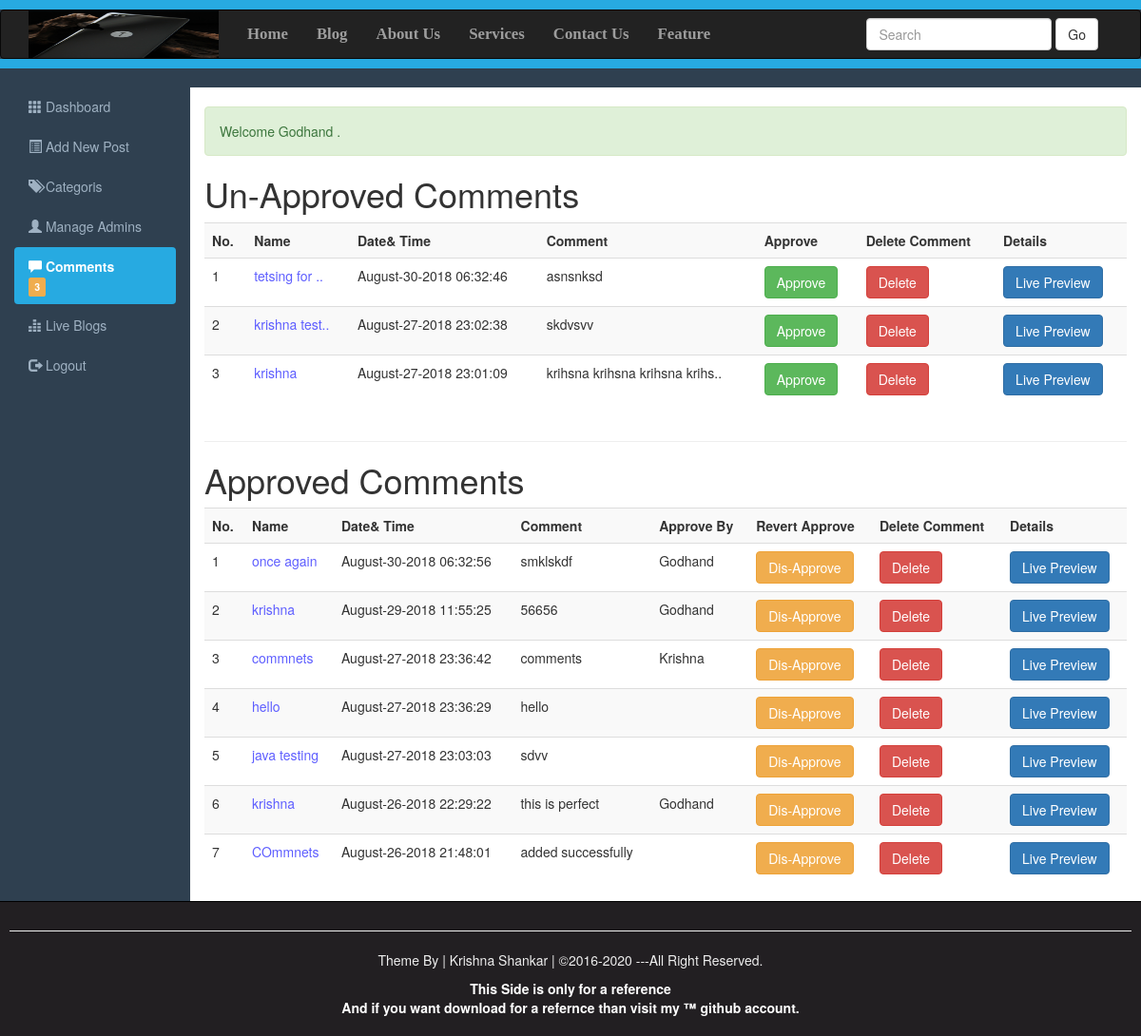
Page /Comments.php (signed in) on the committed database.
### tables this page shows
CREATE TABLE `comment` (
  `id` int(10) NOT NULL,
  `datetime` varchar(50) NOT NULL,
  `name` varchar(200) NOT NULL,
  `email` varchar(200) NOT NULL,
  `comment` varchar(500) NOT NULL,
  `approvedby` varchar(200) NOT NULL,
  `status` varchar(5) NOT NULL,
  `admin_panel_id` int(10) NOT NULL
);

### Comments.php (the view, shortened to what this page needs)
<?php require_once("Include/Sessions.php"); ?>
<?php require_once("Include/Functions.php"); ?>
<!DOCTYPE html>
<html>
<head>
	<link rel="stylesheet" type="text/css" href="css/bootstrap.min.css">
	<link rel="stylesheet" type="text/css" href="css/adminstyles.css">
</head>
<body>
<div style="height: 10px; background: #27aae1;"></div>
<nav class="navbar navbar-expand-md navbar-inverse fixed-top" role="navigation">
	<div class="container">
		<div class="navbar-header">
		<a href="Blog.php" class="navbar-brand">
			<img style="margin-top: -15px;" src="images/image1.jpg" width="200" height="50">
		</a>
		</div>
		<div class="collapse navbar-collapse" id="collapse">
		<ul class="nav navbar-nav">
			<li class="nav-item"><a href="#">Home</a></li>
			<li class="nav-item" class="active"><a href="Blog.php" target="_blank">Blog</a></li>
			<li class="nav-item"><a href="#">About Us</a></li>
			<li class="nav-item"><a href="#">Services</a></li>
			<li class="nav-item"><a href="#">Contact Us</a></li>
			<li class="nav-item"><a href="#">Feature</a></li>
		</ul>
		<form action="Blog.php" class="navbar-form navbar-right">
			<div class="form-group">
				<input class="form-control" type="text" name="Search" placeholder="Search">
			</div>
			<button class="btn btn-default" name="SearchButton">Go</button>
		</form>
		</div>
	</div>
</nav>
<div class="Line" style="height: 10px; background: #27aae1;"></div>
<br>
<div class="container-fluid">
	<div class="row">
		<div class="col-sm-2">
			<ul id="Side_Menu" class="nav nav-pills nav-stacked">
				<li><a href="dashboard.php"><span class="glyphicon glyphicon-th"></span>&nbsp;Dashboard</a></li>
				<li><a href="AddNewPost.php"><span class="glyphicon glyphicon-list-alt"></span>&nbsp;Add New Post</a></li>
				<li><a href="categories.php"><span class="glyphicon glyphicon-tags"></span>&nbsp;Categoris</a></li>
				<li><a href="Admins.php"><span class="glyphicon glyphicon-user"></span>&nbsp;Manage Admins</a></li>
				<li class="active"><a href="Comments.php"><span class="glyphicon glyphicon-comment"></span>&nbsp;Comments
					<?php
						$QueryTotalUnApproved="select count(*) from comment where status='off' ";
						$ExecuteTotalUnApproved=mysqli_query($Connection, $QueryTotalUnApproved);
						$RowsTotalUnApproved=mysqli_fetch_array($ExecuteTotalUnApproved);
						$TotalUnApproved=array_shift($RowsTotalUnApproved);
						if ($TotalUnApproved>0) {
					?>
					<span>&nbsp;&nbsp;&nbsp;&nbsp;&nbsp;&nbsp;&nbsp;&nbsp;&nbsp;&nbsp;&nbsp;</span>
					<span class="label label-warning"><?php echo $TotalUnApproved; ?></span>
					<?php } ?>
				</a></li>
				<li><a href="#"><span class="glyphicon glyphicon-equalizer"></span>&nbsp;Live Blogs</a></li>
				<li><a href="Logout.php"><span class="glyphicon glyphicon-log-out"></span>&nbsp;Logout</a></li>
			</ul>
		</div>
		<div class="col-sm-10">
			<br>
			<div><?php echo Message();
			echo SuccessMessage();
			?></div>
			<h1>Un-Approved Comments</h1>
						<div class="table-responsive">
				<table class="table table-striped table-hover">
					<tr>
						<th>No.</th>
						<th>Name</th>
						<th>Date& Time</th>
						<th>Comment</th>
						<th>Approve</th>
						<th>Delete Comment</th>
						<th>Details</th>
					</tr>
					<?php
					$Query="select * from comment where status='Off' order by datetime desc";
					$Execute=mysqli_query($Connection, $Query);
						$SrNo=0;
						while ($DataRows=mysqli_fetch_array($Execute)) {
							$CommentId=$DataRows["id"];
							$DateTimeOfComment=$DataRows["datetime"];
							$PersonName=$DataRows["name"];
							$PersonComment=$DataRows["comment"];
							$CommentedPostId=$DataRows["admin_panel_id"];
						 	$SrNo++;
							if (strlen($PersonComment)>30){$PersonComment=substr($PersonComment,0,30).'..';}
							if (strlen($PersonName)>12){$PersonName=substr($PersonName,0,12).'..';}
						 ?>
					 <tr>
					 	<td><?php echo htmlentities($SrNo); ?></td>
					 	<td style="color: #5e5eff;"><?php echo htmlentities($PersonName); ?></td>
					 	<td><?php echo htmlentities($DateTimeOfComment); ?></td>
					 	<td><?php echo htmlentities($PersonComment); ?></td>
					 	<td><a href="ApproveComments.php?id=<?php echo $CommentId; ?>">
					 	<span class="btn btn-success">Approve</span></a>
					 	</td>
					 	<td><a href="DeleteComments.php?id=<?php echo $CommentId; ?>">
					 	<span class="btn btn-danger">Delete</span></a>
					 	</td>
					 	<td><a href="FullPost.php?id=<?php echo $CommentedPostId; ?> " target="_blank">
					 	<span class="btn btn-primary">Live Preview</span></a>
					 	</td>
					 </tr>
					<?php } ?>
				</table>
			</div>
			<hr>
			<h1>Approved Comments</h1>
						<div class="table-responsive">
				<table class="table table-striped table-hover">
					<tr>
						<th>No.</th>
						<th>Name</th>
						<th>Date& Time</th>
						<th>Comment</th>
						<th>Approve By</th>
						<th>Revert Approve</th>
						<th>Delete Comment</th>
						<th>Details</th>
					</tr>
					<?php
						$Query="select * from comment where status='On' order by datetime desc";
						$Execute=mysqli_query($Connection, $Query);
						$SrNo=0;
						while ($DataRows=mysqli_fetch_array($Execute)) {
							$CommentId=$DataRows["id"];
							$DateTimeOfComment=$DataRows["datetime"];
							$PersonName=$DataRows["name"];
							$PersonComment=$DataRows["comment"];
							$ApprovedBy=$DataRows["approvedby"];
							$CommentedPostId=$DataRows["admin_panel_id"];
						 	$SrNo++;
						 ?>
					 <tr>
					 	<td><?php echo htmlentities($SrNo); ?></td>
					 	<td style="color: #5e5eff;"><?php echo htmlentities($PersonName); ?></td>
					 	<td><?php echo htmlentities($DateTimeOfComment); ?></td>
					 	<td><?php echo htmlentities($PersonComment); ?></td>
					 	<td><?php echo htmlentities($ApprovedBy); ?></td>
					 	<td><a href="DisApproveComments.php?id=<?php echo $CommentId; ?>">
					 	<span class="btn btn-warning">Dis-Approve</span></a>
					 	</td>
					 	<td><a href="DeleteComments.php?id=<?php echo $CommentId; ?>">
					 	<span class="btn btn-danger">Delete</span></a>
					 	</td>
					 	<td><a href="FullPost.php?id=<?php echo $CommentedPostId; ?> " target="_blank">
					 	<span class="btn btn-primary">Live Preview</span></a>
					 	</td>
					 </tr>
					<?php } ?>
				</table>
			</div>
		</div>
	</div>
</div>
<div id="Footer">
	<hr><p>Theme By | Krishna Shankar | &copy;2016-2020 ---All Right Reserved.</p>
	<a style="color: white; text-decoration: none; cursor: pointer; font-weight: bold;" href="#" target="_blank">
		<p>This Side is only for a reference <br> And if you want download for a refernce than visit my &trade; github account.</hr></p>
	</a>
</div>
</body>
</html>

### css/adminstyles.css (style rules this page uses)
.navbar-nav li { font-weight: bold; font-family: Bitter,Georgia,Times,"Times New Roman",serif; font-size: 1.2em; }
.Line { margin-top: -20px; }
body { background-color: #2f4050; }
.col-sm-10 { background-color: #ffffff; }
#Side_Menu a { color: #9fb1c2; }
#Side_Menu .active a { color: #ffffff; background-color: #27AAE1; font-weight: bold; }
#Footer { padding: 10px; border-top: 1px solid black; color: #eeeeee; background-color: #221f22; text-align: center; }

### rows in the picture
comment: name "tetsing for ..", datetime "August-30-2018 06:32:46", comment "asnsnksd"
comment: name "krishna test..", datetime "August-27-2018 23:02:38", comment "skdvsvv"
comment: name "krishna", datetime "August-27-2018 23:01:09", comment "krihsna krihsna krihsna krihs.."
comment: name "once again", datetime "August-30-2018 06:32:56", comment "smklskdf", approvedby "Godhand"
comment: name "krishna", datetime "August-29-2018 11:55:25", comment "56656", approvedby "Godhand"
comment: name "commnets", datetime "August-27-2018 23:36:42", comment "comments", approvedby "Krishna"
comment: name "hello", datetime "August-27-2018 23:36:29", comment "hello"
comment: name "java testing", datetime "August-27-2018 23:03:03", comment "sdvv"
comment: name "krishna", datetime "August-26-2018 22:29:22", comment "this is perfect", approvedby "Godhand"
comment: name "COmmnets", datetime "August-26-2018 21:48:01", comment "added successfully"

### other values in the picture
$TotalUnApproved "3"
SuccessMessage() "Welcome Godhand ."
